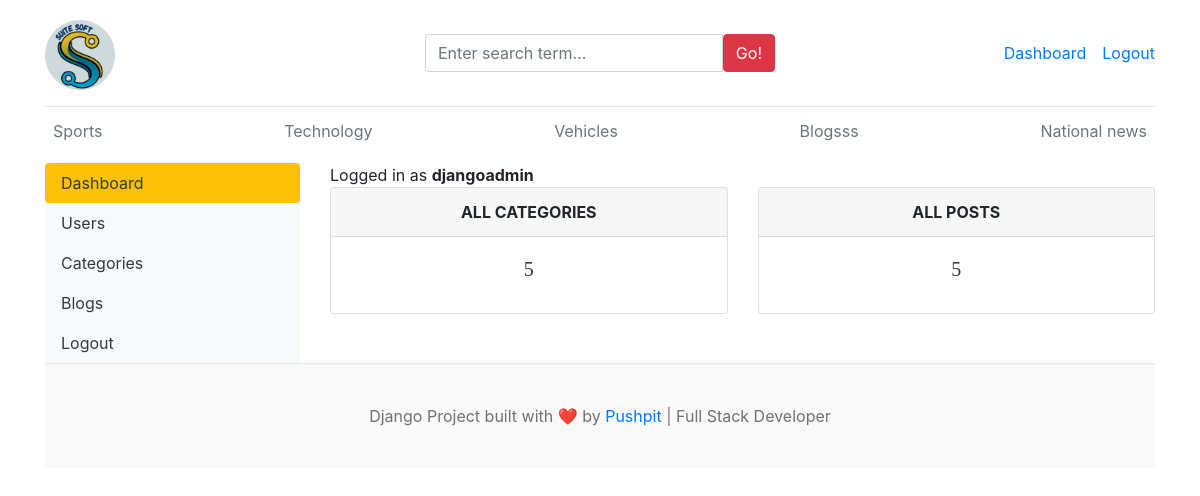
The page /dashboard/ (signed in) on the database its author committed.
### blogs/models.py (models this page shows, shortened)
class Logo(models.Model):
    event_name = models.CharField(max_length=100)
    logo_image = models.ImageField(upload_to='logos/')
    uploaded_at = models.DateTimeField(auto_now_add=True)

class Category(models.Model):
    category_name = models.CharField(max_length=100, unique=True)
    created_at = models.DateTimeField(auto_now_add=True)
    updated_at = models.DateTimeField(auto_now=True)
    class Meta:
        verbose_name_plural = "Categories"

### dashboards/views.py (the view)
# urls.py: path('dashboard/', include('dashboards.urls')),
@login_required(login_url='login')
def dashboard(request):
    category_count = Category.objects.all().count()
    blogs_count = Blog.objects.all().count()
    context = {
        'category_count': category_count,
        'blogs_count': blogs_count
    }
    return render(request, 'dashboard/dashboard.html', context)

### blogs/context_processors.py (called while the page is built)
def get_categories(request):
    categories = Category.objects.all()
    return dict(categories=categories)

def get_logo(request):
    latest_logo = Logo.objects.order_by('-uploaded_at').first()
    return dict(latest_logo = latest_logo)

def get_social_links(request):
    social_links = SocialLink.objects.all()
    return dict(social_links = social_links)

### templates/dashboard/dashboard.html
{% extends 'base.html' %}
{% block content %}
<div class="row">
  {% include 'dashboard/sidebar.html' %}
  <div class ="col-md-9">
    <span>Logged in as <b>{{ user }}</b>
    <div class="row">
  <div class="col">
    <div class="card border-default mb-3">
      <div class="card-header text-center text-uppercase font-weight-bold">
        All Categories
      </div>
      <div class="card-body text-dark">
        <h5 class="card-title text-center">{{ category_count }}</h5>
      </div>
    </div>
  </div>
  <div class="col">
    <div class="card border-default mb-3">
      <div class="card-header text-center text-uppercase font-weight-bold">
        All posts
      </div>
      <div class="card-body text-dark">
        <h5 class="card-title text-center">{{ blogs_count }}</h5>
      </div>
    </div>
  </div>
</div>
</div>
</div>
{% endblock %}

### templates/base.html (shortened to what this page needs)
{% load static %}
<!DOCTYPE html>
<html lang="en">
<head>
    <link href="https://getbootstrap.com/docs/4.0/dist/css/bootstrap.min.css" rel="stylesheet">
    <link href="{% static 'css/blog.css' %}" rel="stylesheet">
    <link rel="stylesheet" href="https://cdnjs.cloudflare.com/ajax/libs/font-awesome/4.7.0/css/font-awesome.min.css">
  </head>
<body>
    <div class="container">
      <header class="blog-header py-3">
        <div class="row flex-nowrap justify-content-between align-items-center">
          <div class="col-4 pt-1">
            {% if latest_logo %}
            <img src="{{ latest_logo.logo_image.url }}" alt="Logo" class="img-fluid" style="max-height: 70px;">
            {% endif %}
          </div>
          <div class = "col-4">
            <form action ="{% url 'search' %}" method="GET">
              <div class="input-group">
                        <input class="form-control" type="text" name="keyword" value ="{{ keyword }}" placeholder="Enter search term..." aria-label="Enter search term..." aria-describedby="button-search" />
                        <button type="submit" class="btn btn-danger" id="button-search" type="button">Go!</button>
                    </div>
            </form>
          </div>
          <div class="col-4 d-flex justify-content-end align-items-center">
            {% if not user.is_authenticated %}
            <a class="btn btn-sm btn-warning" href="{% url 'login' %}">Login</a> &nbsp;
            <a class="btn btn-sm btn-outline-secondary" href="{% url 'register' %}">Register</a>
            {% else %}
            <span><a href ="{% url 'dashboard' %}">Dashboard</a> </span>
            <span><a href ="{% url 'logout' %}">Logout</a></span>
            {% endif %}
          </div>
        </div>
      </header>
      <div class="nav-scroller py-1 mb-2">
        <nav class="nav d-flex justify-content-between">
          {% for cate in categories %}
          <a class="p-2 text-muted" href="{% url 'posts_by_category' cate.id %}">{{ cate.category_name }}</a>
          {% endfor %}
        </nav>
      </div>
{% block content %}
{% endblock %}
<footer class="blog-footer">
  <p>Django Project built with ❤️ by <a href="https://www.pushpit-portfolio.site/" target="_blank" rel="noopener noreferrer">Pushpit</a> | Full Stack Developer </p>
</footer>
</body>
</html>

### blog_main/static/css/blog.css (style rules this page uses)
.blog-header { border-bottom: 1px solid #e5e5e5; }
h1, h2, h3, h4, h5, h6 { font-family: "Playfair Display", Georgia, "Times New Roman", serif; }
.blog-footer { padding: 2.5rem 0; color: #727272; text-align: center; background-color: #f9f9f9; border-top: .05rem solid #e5e5e5; }
.blog-footer p:last-child { margin-bottom: 0; }

### rows shown on the page
Logo: logo_image (picture)
Category: category_name "Sports"
Category: category_name "Technology"
Category: category_name "Vehicles"
Category: category_name "Blogsss"
Category: category_name "National news"

### other values the page prints
{{ user }} "djangoadmin"
{{ category_count }} "5"
{{ blogs_count }} "5"
